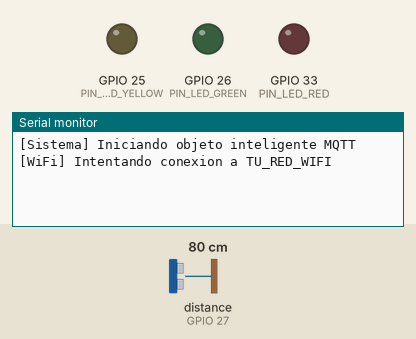
Recording of a program running on a simulated ESP32. Shown: output pins drawn as LEDs (lit = HIGH), the last lines printed to the serial monitor. Wiring (inferred from the names in the program): ultrasonic range finder: trigger GPIO 14; echo GPIO 27. Inputs (shaded band) come from the test bench; at power-on: distance to the obstacle (sensor on GPIO 27) 80 cm. The echo pulse lasts 58.3 µs per cm; WiFi joins after 1.5 s; servers stay silent unless stated; no MQTT or app messages arrive unless stated; pins used as bus, display or sensor lines are not drawn.

Above: at 1.3 s.
1.4 s: distance to the obstacle (sensor on GPIO 27) set to 32 cm
At 2.5 s:
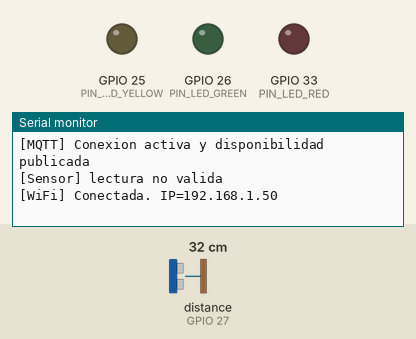
3.1 s: distance to the obstacle (sensor on GPIO 27) set to 28 cm
At 4.5 s:
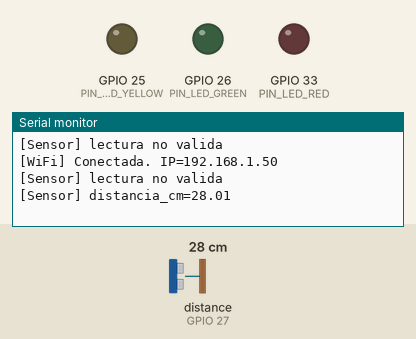

The program:

main.cpp
```cpp
#include <Arduino.h>

#if __has_include("Configuracion.h")
#include "Configuracion.h"
#else
#include "ConfiguracionEjemplo.h"
#endif

#include "ClienteMqtt.h"
#include "ConexionWifi.h"
#include "ControladorObjetoInteligente.h"
#include "IndicadorLeds.h"
#include "SensorUltrasonico.h"

SensorUltrasonico sensor(PIN_TRIGGER, PIN_ECHO, MIN_DISTANCE_CM,
                         MAX_DISTANCE_CM);
IndicadorLeds leds(PIN_LED_RED, PIN_LED_YELLOW, PIN_LED_GREEN);
ConexionWifi wifi(WIFI_SSID, WIFI_PASSWORD, RECONNECT_BASE_MS,
                  RECONNECT_MAX_MS);
ClienteMqtt mqtt(MQTT_BROKER, MQTT_PORT, MQTT_KEEPALIVE_SECONDS,
                 MQTT_CLIENT_PREFIX, TOPIC_DISTANCE, TOPIC_LED_COMMAND,
                 TOPIC_LED_STATE, TOPIC_DEVICE_STATE, RECONNECT_BASE_MS,
                 RECONNECT_MAX_MS);
ControladorObjetoInteligente objeto(sensor, leds, wifi, mqtt,
                                    SENSOR_PUBLISH_INTERVAL_MS);

void setup() {
    Serial.begin(115200);
    delay(100);
    Serial.println("[Sistema] Iniciando objeto inteligente MQTT");
    objeto.iniciar();
}

void loop() { objeto.actualizar(); }
```

CalculoDistancia.h
```cpp
#pragma once

class CalculoDistancia {
public:
    static constexpr float CENTIMETROS_POR_MICROSEGUNDO = 0.01715F;

    static float desdeDuracionMicrosegundos(unsigned long duracion) {
        return static_cast<float>(duracion) * CENTIMETROS_POR_MICROSEGUNDO;
    }

    static bool dentroDelRango(float cm, float minimo, float maximo) {
        return cm >= minimo && cm <= maximo;
    }
};
```

ClienteMqtt.h
```cpp
#pragma once

#include <Arduino.h>
#include <PubSubClient.h>
#include <WiFi.h>
#include "EstadoLeds.h"

class ClienteMqtt {
public:
    using ManejadorComando = void (*)(const byte*, unsigned int);
    using ManejadorConexion = void (*)();

    ClienteMqtt(const char* broker, uint16_t puerto, uint16_t keepalive,
                const char* prefijoCliente, const char* topicDistancia,
                const char* topicComando, const char* topicEstado,
                const char* topicDisponibilidad, uint32_t esperaBaseMs,
                uint32_t esperaMaximaMs);
    void iniciar(ManejadorComando alRecibirComando,
                 ManejadorConexion alConectar);
    void actualizar(bool wifiConectada);
    bool conectada();
    bool publicarDistancia(float distanciaCm, bool valida);
    bool publicarEstadoLeds(const EstadoLeds& estado,
                            const char* ackId = nullptr);

private:
    WiFiClient wifiClient_;
    PubSubClient cliente_;
    const char* broker_;
    uint16_t puerto_;
    uint16_t keepalive_;
    const char* prefijoCliente_;
    const char* topicDistancia_;
    const char* topicComando_;
    const char* topicEstado_;
    const char* topicDisponibilidad_;
    uint32_t esperaBaseMs_;
    uint32_t esperaMaximaMs_;
    uint32_t esperaActualMs_;
    unsigned long ultimoIntentoMs_ = 0;
    bool primerIntento_ = true;
    String clientId_;
    ManejadorComando alRecibirComando_ = nullptr;
    ManejadorConexion alConectar_ = nullptr;

    static ClienteMqtt* instancia_;
    static void recibirMensaje(char* topic, byte* payload, unsigned int length);
    void conectar();
};
```

ComandoLeds.h
```cpp
#pragma once

#include <ArduinoJson.h>
#include <cstddef>
#include <cstdint>
#include <cstring>

struct ComandoLeds {
    bool cambiarRojo = false;
    bool cambiarAmarillo = false;
    bool cambiarVerde = false;
    bool rojo = false;
    bool amarillo = false;
    bool verde = false;
    bool tieneId = false;
    char id[65] = {};
};

class ParserComandoLeds {
public:
    static bool interpretar(const uint8_t* payload, std::size_t length,
                            ComandoLeds& salida) {
        JsonDocument documento;
        const DeserializationError error = deserializeJson(documento, payload, length);
        if (error || !documento.is<JsonObject>()) return false;

        ComandoLeds temporal;
        for (JsonPair par : documento.as<JsonObject>()) {
            const char* clave = par.key().c_str();
            JsonVariant valor = par.value();
            if (std::strcmp(clave, "id") == 0) {
                if (!valor.is<const char*>()) return false;
                const char* id = valor.as<const char*>();
                const std::size_t longitud = std::strlen(id);
                if (longitud == 0 || longitud >= sizeof(temporal.id)) return false;
                std::memcpy(temporal.id, id, longitud + 1);
                temporal.tieneId = true;
            } else if (std::strcmp(clave, "rojo") == 0) {
                if (!valor.is<bool>()) return false;
                temporal.cambiarRojo = true;
                temporal.rojo = valor.as<bool>();
            } else if (std::strcmp(clave, "amarillo") == 0) {
                if (!valor.is<bool>()) return false;
                temporal.cambiarAmarillo = true;
                temporal.amarillo = valor.as<bool>();
            } else if (std::strcmp(clave, "verde") == 0) {
                if (!valor.is<bool>()) return false;
                temporal.cambiarVerde = true;
                temporal.verde = valor.as<bool>();
            } else {
                return false;
            }
        }

        if (!temporal.cambiarRojo && !temporal.cambiarAmarillo &&
            !temporal.cambiarVerde) return false;
        salida = temporal;
        return true;
    }
};
```

ConexionWifi.h
```cpp
#pragma once

#include <Arduino.h>
#include <WiFi.h>

class ConexionWifi {
public:
    ConexionWifi(const char* ssid, const char* clave,
                 uint32_t esperaBaseMs, uint32_t esperaMaximaMs);
    void iniciar();
    void actualizar();
    bool conectada() const;

private:
    const char* ssid_;
    const char* clave_;
    uint32_t esperaBaseMs_;
    uint32_t esperaMaximaMs_;
    uint32_t esperaActualMs_;
    unsigned long ultimoIntentoMs_ = 0;
    bool primerIntento_ = true;
    bool estabaConectada_ = false;
};
```

ControladorObjetoInteligente.h
```cpp
#pragma once

#include <Arduino.h>
#include "ClienteMqtt.h"
#include "ConexionWifi.h"
#include "IndicadorLeds.h"
#include "SensorUltrasonico.h"

class ControladorObjetoInteligente {
public:
    ControladorObjetoInteligente(SensorUltrasonico& sensor,
                                 IndicadorLeds& leds,
                                 ConexionWifi& wifi,
                                 ClienteMqtt& mqtt,
                                 uint32_t intervaloPublicacionMs);
    void iniciar();
    void actualizar();

private:
    SensorUltrasonico& sensor_;
    IndicadorLeds& leds_;
    ConexionWifi& wifi_;
    ClienteMqtt& mqtt_;
    uint32_t intervaloPublicacionMs_;
    unsigned long ultimaPublicacionMs_ = 0;
    bool primeraPublicacion_ = true;

    static ControladorObjetoInteligente* instancia_;
    static void recibirComando(const byte* payload, unsigned int length);
    static void alConectarMqtt();
    void procesarComando(const byte* payload, unsigned int length);
};
```

EstadoLeds.h
```cpp
#pragma once

struct EstadoLeds {
    bool rojo = false;
    bool amarillo = false;
    bool verde = false;

    void aplicar(bool cambiarRojo, bool nuevoRojo,
                 bool cambiarAmarillo, bool nuevoAmarillo,
                 bool cambiarVerde, bool nuevoVerde) {
        if (cambiarRojo) rojo = nuevoRojo;
        if (cambiarAmarillo) amarillo = nuevoAmarillo;
        if (cambiarVerde) verde = nuevoVerde;
    }
};
```

IndicadorLeds.h
```cpp
#pragma once

#include <Arduino.h>
#include "EstadoLeds.h"

class IndicadorLeds {
public:
    IndicadorLeds(uint8_t pinRojo, uint8_t pinAmarillo, uint8_t pinVerde);
    void iniciar();
    void aplicar(bool cambiarRojo, bool rojo,
                 bool cambiarAmarillo, bool amarillo,
                 bool cambiarVerde, bool verde);
    void apagar();
    const EstadoLeds& estado() const;

private:
    uint8_t pinRojo_;
    uint8_t pinAmarillo_;
    uint8_t pinVerde_;
    EstadoLeds estado_;
    void escribirSalidas() const;
};
```

SensorUltrasonico.h
```cpp
#pragma once

#include <Arduino.h>

class SensorUltrasonico {
public:
    SensorUltrasonico(uint8_t pinDisparo, uint8_t pinEco,
                      float distanciaMinimaCm, float distanciaMaximaCm);
    void iniciar();
    bool medir(float& distanciaCm) const;

private:
    uint8_t pinDisparo_;
    uint8_t pinEco_;
    float distanciaMinimaCm_;
    float distanciaMaximaCm_;
    static constexpr unsigned long TIMEOUT_ECHO_US = 30000UL;
};
```

ClienteMqtt.cpp
```cpp
#include "ClienteMqtt.h"

#include <ArduinoJson.h>

ClienteMqtt* ClienteMqtt::instancia_ = nullptr;

ClienteMqtt::ClienteMqtt(const char* broker, uint16_t puerto,
                         uint16_t keepalive, const char* prefijoCliente,
                         const char* topicDistancia, const char* topicComando,
                         const char* topicEstado,
                         const char* topicDisponibilidad,
                         uint32_t esperaBaseMs, uint32_t esperaMaximaMs)
    : cliente_(wifiClient_), broker_(broker), puerto_(puerto),
      keepalive_(keepalive), prefijoCliente_(prefijoCliente),
      topicDistancia_(topicDistancia), topicComando_(topicComando),
      topicEstado_(topicEstado), topicDisponibilidad_(topicDisponibilidad),
      esperaBaseMs_(esperaBaseMs), esperaMaximaMs_(esperaMaximaMs),
      esperaActualMs_(esperaBaseMs) {}

void ClienteMqtt::iniciar(ManejadorComando alRecibirComando,
                          ManejadorConexion alConectar) {
    alRecibirComando_ = alRecibirComando;
    alConectar_ = alConectar;
    instancia_ = this;
    clientId_ = String(prefijoCliente_) + WiFi.macAddress();
    clientId_.replace(":", "");
    cliente_.setServer(broker_, puerto_);
    cliente_.setCallback(ClienteMqtt::recibirMensaje);
    cliente_.setKeepAlive(keepalive_);
    cliente_.setBufferSize(512);
    cliente_.setSocketTimeout(1);
}

void ClienteMqtt::actualizar(bool wifiConectada) {
    if (!wifiConectada) {
        if (cliente_.connected()) cliente_.disconnect();
        primerIntento_ = true;
        return;
    }

    if (cliente_.connected()) {
        cliente_.loop();
        esperaActualMs_ = esperaBaseMs_;
        primerIntento_ = true;
        return;
    }

    const unsigned long ahora = millis();
    if (!primerIntento_ && ahora - ultimoIntentoMs_ < esperaActualMs_) return;
    const bool eraPrimerIntento = primerIntento_;
    primerIntento_ = false;
    ultimoIntentoMs_ = ahora;
    conectar();
    if (!cliente_.connected() && !eraPrimerIntento) {
        esperaActualMs_ = min(esperaActualMs_ * 2U, esperaMaximaMs_);
    }
}

bool ClienteMqtt::conectada() { return cliente_.connected(); }

bool ClienteMqtt::publicarDistancia(float distanciaCm, bool valida) {
    if (!cliente_.connected()) return false;
    JsonDocument documento;
    if (valida) documento["cm"] = roundf(distanciaCm * 100.0F) / 100.0F;
    else documento["cm"] = nullptr;
    documento["valida"] = valida;
    char payload[96];
    const size_t longitud = serializeJson(documento, payload, sizeof(payload));
    return longitud > 0 && cliente_.publish(topicDistancia_, payload, true);
}

bool ClienteMqtt::publicarEstadoLeds(const EstadoLeds& estado,
                                     const char* ackId) {
    if (!cliente_.connected()) return false;
    JsonDocument documento;
    documento["rojo"] = estado.rojo;
    documento["amarillo"] = estado.amarillo;
    documento["verde"] = estado.verde;
    if (ackId != nullptr && ackId[0] != '\0') documento["ack_id"] = ackId;
    char payload[192];
    const size_t longitud = serializeJson(documento, payload, sizeof(payload));
    return longitud > 0 && cliente_.publish(topicEstado_, payload, true);
}

void ClienteMqtt::recibirMensaje(char* topic, byte* payload,
                                  unsigned int length) {
    if (instancia_ == nullptr || instancia_->alRecibirComando_ == nullptr) return;
    if (strcmp(topic, instancia_->topicComando_) != 0) return;
    instancia_->alRecibirComando_(payload, length);
}

void ClienteMqtt::conectar() {
    Serial.printf("[MQTT] Conectando a %s:%u como %s\n", broker_, puerto_,
                  clientId_.c_str());
    const bool ok = cliente_.connect(clientId_.c_str(), topicDisponibilidad_, 0,
                                     true, "{\"en_linea\":false}");
    if (!ok) {
        Serial.printf("[MQTT] Fallo estado=%d\n", cliente_.state());
        return;
    }
    // PubSubClient devuelve true si pudo enviar SUBSCRIBE, no confirma SUBACK.
    if (!cliente_.subscribe(topicComando_, 1)) {
        Serial.printf("[MQTT] ERROR: no se pudo enviar SUBSCRIBE a %s "
                      "(estado=%d). Reintentando conexion.\n",
                      topicComando_, cliente_.state());
        cliente_.disconnect();
        return;
    }
    Serial.printf("[MQTT] Solicitud SUBSCRIBE enviada: %s (QoS 1)\n",
                  topicComando_);

    if (!cliente_.publish(topicDisponibilidad_, "{\"en_linea\":true}", true)) {
        Serial.printf("[MQTT] ERROR: no se pudo publicar disponibilidad "
                      "(estado=%d). Reintentando conexion.\n",
                      cliente_.state());
        cliente_.disconnect();
        return;
    }
    esperaActualMs_ = esperaBaseMs_;
    Serial.println("[MQTT] Conexion activa y disponibilidad publicada");
    if (alConectar_ != nullptr) alConectar_();
}
```

ConexionWifi.cpp
```cpp
#include "ConexionWifi.h"

ConexionWifi::ConexionWifi(const char* ssid, const char* clave,
                           uint32_t esperaBaseMs, uint32_t esperaMaximaMs)
    : ssid_(ssid), clave_(clave), esperaBaseMs_(esperaBaseMs),
      esperaMaximaMs_(esperaMaximaMs), esperaActualMs_(esperaBaseMs) {}

void ConexionWifi::iniciar() {
    WiFi.mode(WIFI_STA);
    WiFi.setSleep(false);  // Menor espera en WiFi; mayor consumo energetico.
    WiFi.setAutoReconnect(true);
    primerIntento_ = true;
    actualizar();
}

void ConexionWifi::actualizar() {
    const bool ahoraConectada = WiFi.status() == WL_CONNECTED;
    if (ahoraConectada) {
        if (!estabaConectada_) {
            Serial.printf("[WiFi] Conectada. IP=%s\n",
                          WiFi.localIP().toString().c_str());
        }
        estabaConectada_ = true;
        esperaActualMs_ = esperaBaseMs_;
        primerIntento_ = true;
        return;
    }

    if (estabaConectada_) Serial.println("[WiFi] Conexion perdida");
    estabaConectada_ = false;
    const unsigned long ahora = millis();
    if (!primerIntento_ && ahora - ultimoIntentoMs_ < esperaActualMs_) return;

    const bool eraPrimerIntento = primerIntento_;
    primerIntento_ = false;
    ultimoIntentoMs_ = ahora;
    Serial.printf("[WiFi] Intentando conexion a %s\n", ssid_);
    WiFi.begin(ssid_, clave_);
    if (!eraPrimerIntento) {
        esperaActualMs_ = min(esperaActualMs_ * 2U, esperaMaximaMs_);
    }
}

bool ConexionWifi::conectada() const { return WiFi.status() == WL_CONNECTED; }
```

ControladorObjetoInteligente.cpp
```cpp
#include "ControladorObjetoInteligente.h"

#include "ComandoLeds.h"

ControladorObjetoInteligente* ControladorObjetoInteligente::instancia_ = nullptr;

ControladorObjetoInteligente::ControladorObjetoInteligente(
    SensorUltrasonico& sensor, IndicadorLeds& leds, ConexionWifi& wifi,
    ClienteMqtt& mqtt, uint32_t intervaloPublicacionMs)
    : sensor_(sensor), leds_(leds), wifi_(wifi), mqtt_(mqtt),
      intervaloPublicacionMs_(intervaloPublicacionMs) {}

void ControladorObjetoInteligente::iniciar() {
    instancia_ = this;
    sensor_.iniciar();
    leds_.iniciar();
    wifi_.iniciar();
    mqtt_.iniciar(ControladorObjetoInteligente::recibirComando,
                  ControladorObjetoInteligente::alConectarMqtt);
}

void ControladorObjetoInteligente::actualizar() {
    wifi_.actualizar();
    mqtt_.actualizar(wifi_.conectada());
    if (!mqtt_.conectada()) return;

    const unsigned long ahora = millis();
    if (!primeraPublicacion_ &&
        ahora - ultimaPublicacionMs_ < intervaloPublicacionMs_) return;

    primeraPublicacion_ = false;
    ultimaPublicacionMs_ = ahora;
    float distanciaCm = 0.0F;
    const bool valida = sensor_.medir(distanciaCm);
    mqtt_.publicarDistancia(distanciaCm, valida);
    if (valida) Serial.printf("[Sensor] distancia_cm=%.2f\n", distanciaCm);
    else Serial.println("[Sensor] lectura no valida");
}

void ControladorObjetoInteligente::recibirComando(const byte* payload,
                                                   unsigned int length) {
    if (instancia_ != nullptr) instancia_->procesarComando(payload, length);
}

void ControladorObjetoInteligente::alConectarMqtt() {
    if (instancia_ == nullptr) return;
    instancia_->mqtt_.publicarEstadoLeds(instancia_->leds_.estado());
    instancia_->primeraPublicacion_ = true;
}

void ControladorObjetoInteligente::procesarComando(const byte* payload,
                                                    unsigned int length) {
    ComandoLeds comando;
    if (!ParserComandoLeds::interpretar(payload, length, comando)) {
        Serial.println("[Comando] JSON o esquema invalido");
        return;
    }

    leds_.aplicar(comando.cambiarRojo, comando.rojo,
                  comando.cambiarAmarillo, comando.amarillo,
                  comando.cambiarVerde, comando.verde);
    mqtt_.publicarEstadoLeds(leds_.estado(),
                             comando.tieneId ? comando.id : nullptr);
    Serial.printf("[Comando] aplicado rojo=%d amarillo=%d verde=%d\n",
                  leds_.estado().rojo, leds_.estado().amarillo,
                  leds_.estado().verde);
}
```

IndicadorLeds.cpp
```cpp
#include "IndicadorLeds.h"

IndicadorLeds::IndicadorLeds(uint8_t pinRojo, uint8_t pinAmarillo,
                             uint8_t pinVerde)
    : pinRojo_(pinRojo), pinAmarillo_(pinAmarillo), pinVerde_(pinVerde) {}

void IndicadorLeds::iniciar() {
    pinMode(pinRojo_, OUTPUT);
    pinMode(pinAmarillo_, OUTPUT);
    pinMode(pinVerde_, OUTPUT);
    apagar();
}

void IndicadorLeds::aplicar(bool cambiarRojo, bool rojo,
                            bool cambiarAmarillo, bool amarillo,
                            bool cambiarVerde, bool verde) {
    estado_.aplicar(cambiarRojo, rojo, cambiarAmarillo, amarillo,
                    cambiarVerde, verde);
    escribirSalidas();
}

void IndicadorLeds::apagar() {
    estado_ = EstadoLeds{};
    escribirSalidas();
}

const EstadoLeds& IndicadorLeds::estado() const { return estado_; }

void IndicadorLeds::escribirSalidas() const {
    digitalWrite(pinRojo_, estado_.rojo ? HIGH : LOW);
    digitalWrite(pinAmarillo_, estado_.amarillo ? HIGH : LOW);
    digitalWrite(pinVerde_, estado_.verde ? HIGH : LOW);
}
```

Source omitted: SensorUltrasonico.cpp (1056 bytes), ConfiguracionEjemplo.h (1328 bytes)

Measured:
- the behaviour switches between 31 and 30 cm on distance to the obstacle (sensor on GPIO 27) (found by bisection; images 1 and 2)
- after the input at 3.1 s, the serial monitor: prints a new line after 0.56 s (image 2)
